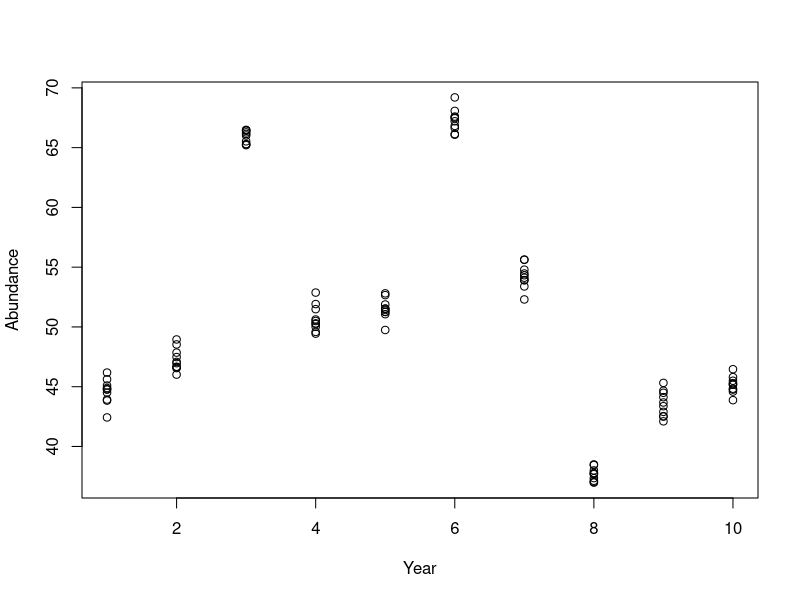
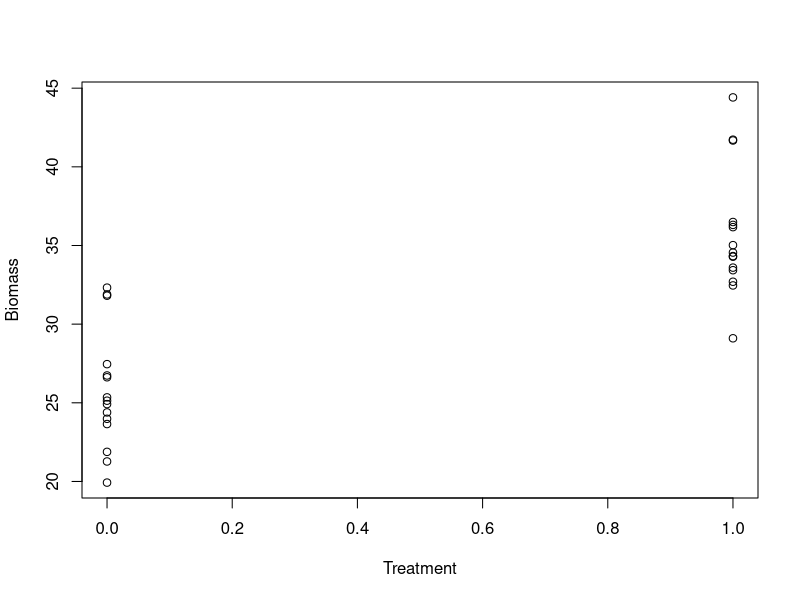

Generate these figures, in order, with R: (Note: this script raises an error after producing the figures.)

#  NRES 710, Random Effect Models
#     University of Nevada, Reno
#     Simple models with random effects

# Read in the data
datum <- read.csv("lecture_15_dataset1.csv")

# Examine it
head(datum, 15)

# Plot it!
plot(Abundance ~ Year, data = datum)

# Year as a categorical, fixed effect
results <- lm(Abundance ~ as.factor(Year), data = datum)
summary(results)

# Year as a categorical, fixed effect
results2 <- aov(results)
TukeyHSD(results2)

# We don't have to install this package - it now comes defaul in R!
library(nlme)

# Examine the help file

# Examine the help file
help(lme)
# Fit the model
results <- lme(Abundance ~ 1, data = datum, random = ~1|Year)
summary(results)
# Load the data
datum <- read.csv("lecture_15_dataset2.csv")

# Examine
head(datum)

# Plot
plot(Biomass ~ Treatment, data = datum)

# T-test
results <- lm(Biomass ~ Treatment, data = datum)
summary(results)

# LME; i.e., paired T-test
results2 <- lme(Biomass ~ Treatment, data = datum, random = ~1|Field)
summary(results2)

################### 'Truth' #################### 
### Lecture 15: code to simulate data for class

# Set the seed for reproducibility
set.seed(123)

# Simulate data
Year <- rep(1:10, each = 10)

# Between-year error
MeanYear <- rep(rnorm(10, 0, 10), each = 10)

# Within-year error
Error <- rnorm(length(Year), 0, 1)

# Response variable
Abundance <- 50 + MeanYear + Error

# Save the data
datum <- data.frame(Year = Year, MeanYear = MeanYear, Error = Error, Abundance = Abundance)

# Save the data
write.csv(datum, "../datasets/lecture_15_dataset1.csv", row.names = FALSE)


### Dataset 2
# Set the seed for reproducibility
set.seed(123)

# Simulate data
Field <- rep(1:15, each = 2)
Treatment <- rep(0:1, 15)

# Field error
FieldError <- rep(rnorm(15, 0, 5), each = 2)

# Residual error
Error <- rnorm(length(Field), 0, 1)

# Response variable
Biomass <- 25 + 10*Treatment + FieldError + Error

# Save the data
datum <- data.frame(Field = Field, Treatment = Treatment, FieldError = FieldError, Error = Error, Biomass = Biomass)

# Save the data
write.csv(datum, "../datasets/lecture_15_dataset2.csv", row.names = FALSE)
